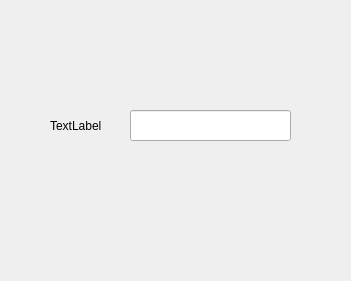
<?xml version="1.0" encoding="UTF-8"?>
<ui version="4.0">
 <class>OtherSet</class>
 <widget class="QDialog" name="OtherSet">
  <property name="geometry">
   <rect>
    <x>0</x>
    <y>0</y>
    <width>351</width>
    <height>281</height>
   </rect>
  </property>
  <property name="minimumSize">
   <size>
    <width>250</width>
    <height>25</height>
   </size>
  </property>
  <property name="windowTitle">
   <string>OtherSet</string>
  </property>
  <widget class="QLineEdit" name="lineEdit">
   <property name="geometry">
    <rect>
     <x>130</x>
     <y>110</y>
     <width>161</width>
     <height>31</height>
    </rect>
   </property>
   <property name="sizePolicy">
    <sizepolicy hsizetype="Fixed" vsizetype="Fixed">
     <horstretch>0</horstretch>
     <verstretch>0</verstretch>
    </sizepolicy>
   </property>
   <property name="minimumSize">
    <size>
     <width>150</width>
     <height>0</height>
    </size>
   </property>
  </widget>
  <widget class="QLabel" name="label">
   <property name="geometry">
    <rect>
     <x>50</x>
     <y>110</y>
     <width>54</width>
     <height>31</height>
    </rect>
   </property>
   <property name="text">
    <string>TextLabel</string>
   </property>
  </widget>
 </widget>
 <layoutdefault spacing="6" margin="11"/>
 <resources/>
 <connections/>
</ui>
